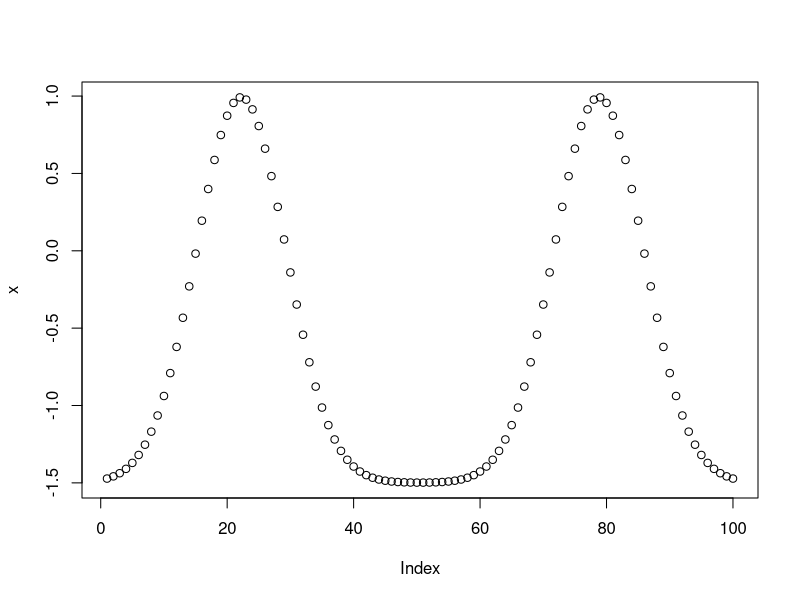
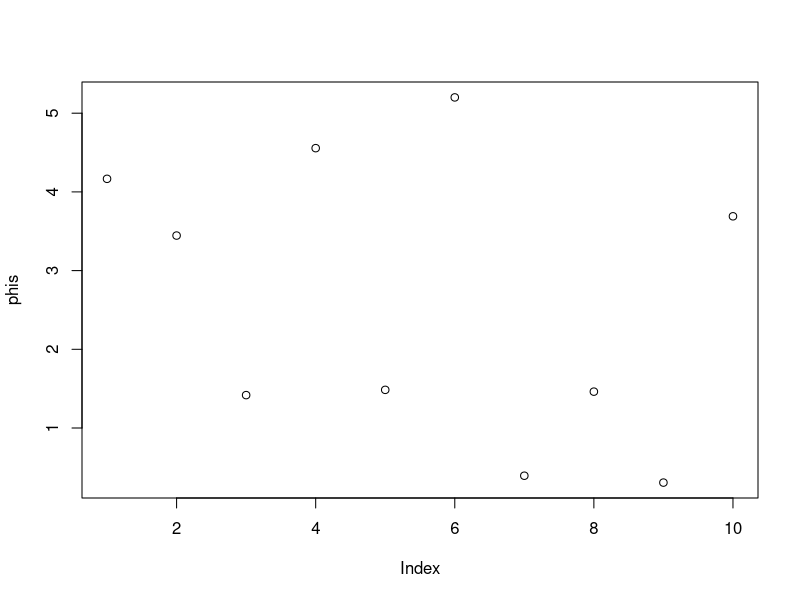

R code for these plots, in order: (Note: this script raises an error after producing the figures.)
#Number of neurons
n <- 10

t <- 100

#Path of mouse
x <- density(x=c(10,90),bw=10,n=t)
x <- x$y
x <- x*100/(0.8)-1.5
plot(x)
phis <- runif(n,max=2*pi)
plot(phis)
omegas <- 1+runif(n,max=3)
f <- matrix(NA,nrow=n,ncol=t)
for (i in 1:n){
  f[i,] <- sin(omegas[i]*x+phis[i])
}
plot((h[8,]))
h <- exp(f)

observed <- f
for (i in 1:n){
  observed[i,] <- rpois(t,lambda=h[i,])
}
plot(observed[1,])
lines(h[1,])

plot(observed[2,])
lines(h[2,])
plot(x,h[5,])

##
startg <- rnorm(t,mean=f[1,],sd=0.1)
plot(startg)
plot(x)
#Step 1. Computer posterior mode and precision matrix
#Gradient ascent
xq <- rnorm(t,mean=x,sd=0)
plot(xq)
invx <- solve(fillup(xq,xq)+diag(t)*10e-6)

fillup <- function(x1,x2){
  n1 <- length(x1)
  n2 <- length(x2)
  matr2 <- matrix(NA,nrow=n1,ncol=n2)
  for (i in 1:n1){
    for (j in 1:n2){
      matr2[i,j] <- kern(x1[i],x2[j])
    }
  }
  return(matr2)
}
kern <- function(x1,x2){
  exp(-(x1-x2)^2/2)
}
gradient <- function(f){
  first <- observed[1,]-exp(f)
  second <- invx%*%f
  return(first-second)
}
gradascent <- function(grad,init,gamma){
  a <- init
  for (i in 1:5){
    
    nab <- grad(a)
    a <- a+gamma*nab
    #if (norm(grad(a),type="2")<0.01) {break}
  }
  return(a)
}

gradient(f[1,])
fmax<-gradascent(gradient,startg,0.0001)

A <- exp(diag(fmax))+invx

plot(fmax)
plot(xq)
plot(x,f[2,])
